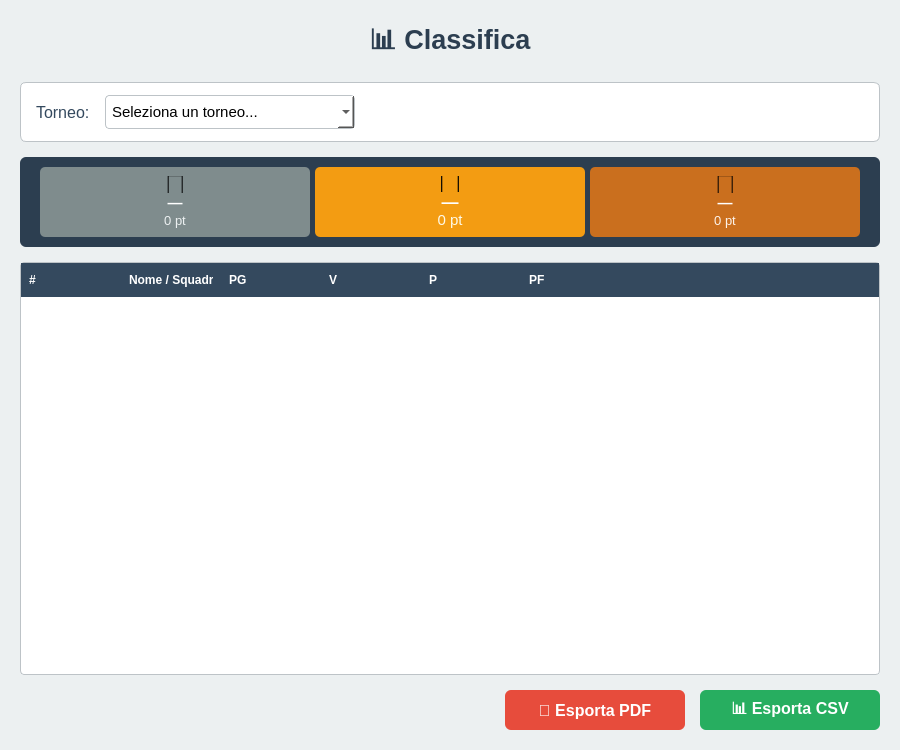
<?xml version="1.0" encoding="UTF-8"?>
<ui version="4.0">
 <class>ClassificaWidget</class>
 <widget class="QWidget" name="ClassificaWidget">
  <property name="geometry">
   <rect><x>0</x><y>0</y><width>900</width><height>750</height></rect>
  </property>
  <property name="windowTitle"><string>Classifica</string></property>
  <property name="styleSheet">
   <string>
QWidget#ClassificaWidget {
    background-color: #ecf0f1;
}
   </string>
  </property>

  <layout class="QVBoxLayout" name="verticalLayout">
   <property name="spacing"><number>0</number></property>
   <property name="leftMargin"><number>0</number></property>
   <property name="topMargin"><number>0</number></property>
   <property name="rightMargin"><number>0</number></property>
   <property name="bottomMargin"><number>0</number></property>

   <item>
    <layout class="QVBoxLayout" name="vl_content">
     <property name="spacing"><number>15</number></property>
     <property name="leftMargin"><number>20</number></property>
     <property name="topMargin"><number>20</number></property>
     <property name="rightMargin"><number>20</number></property>
     <property name="bottomMargin"><number>20</number></property>

     <!-- TITLE -->
     <item>
      <widget class="QLabel" name="label_title">
       <property name="text">
        <string>&lt;b&gt;&lt;span style="font-size:20pt; color:#2c3e50;"&gt;📊 Classifica&lt;/span&gt;&lt;/b&gt;</string>
       </property>
       <property name="alignment"><set>Qt::AlignCenter</set></property>
      </widget>
     </item>

     <!-- SELECTOR FRAME -->
     <item>
      <widget class="QFrame" name="frame_selector">
       <property name="styleSheet">
        <string>
QFrame#frame_selector {
    background-color: #ffffff;
    border: 1px solid #bdc3c7;
    border-radius: 6px;
}
QLabel { color: #34495e; font-family: Helvetica; font-size: 12pt; }
QComboBox {
    border: 1px solid #bdc3c7;
    border-radius: 4px;
    padding: 6px;
    font-family: Helvetica;
    font-size: 11pt;
    background-color: white;
}
QComboBox:focus { border: 1px solid #3498db; }
        </string>
       </property>
       <layout class="QHBoxLayout" name="hl_selector">
        <property name="leftMargin"><number>15</number></property>
        <property name="topMargin"><number>12</number></property>
        <property name="rightMargin"><number>15</number></property>
        <property name="bottomMargin"><number>12</number></property>
        <property name="spacing"><number>15</number></property>

        <item>
         <widget class="QLabel" name="label_torneo_sel">
          <property name="text"><string>Torneo:</string></property>
         </widget>
        </item>
        <item>
         <widget class="QComboBox" name="combo_torneo">
          <property name="minimumSize"><size><width>250</width><height>0</height></size></property>
          <item><property name="text"><string>Seleziona un torneo...</string></property></item>
         </widget>
        </item>

        <item>
         <spacer><property name="orientation"><enum>Qt::Horizontal</enum></property><property name="sizeHint" stdset="0"><size><width>40</width><height>20</height></size></property></spacer>
        </item>
       </layout>
      </widget>
     </item>

     <!-- PODIUM FRAME -->
     <item>
      <widget class="QFrame" name="frame_podium">
       <property name="minimumSize"><size><width>0</width><height>90</height></size></property>
       <property name="maximumSize"><size><width>16777215</width><height>90</height></size></property>
       <property name="styleSheet">
        <string>
QFrame#frame_podium {
    background-color: #2c3e50;
    border-radius: 6px;
}
QLabel { font-family: Helvetica; }
        </string>
       </property>
       <layout class="QHBoxLayout" name="hl_podium">
        <property name="spacing"><number>5</number></property>
        <property name="leftMargin"><number>20</number></property>
        <property name="topMargin"><number>10</number></property>
        <property name="rightMargin"><number>20</number></property>
        <property name="bottomMargin"><number>10</number></property>

        <!-- 2nd place -->
        <item>
         <widget class="QFrame" name="frame_2nd">
          <property name="styleSheet"><string>QFrame#frame_2nd { background-color: #7f8c8d; border-radius: 5px; }</string></property>
          <layout class="QVBoxLayout" name="vl_2nd">
           <property name="spacing"><number>2</number></property>
           <item><widget class="QLabel" name="label_2nd_medal"><property name="text"><string>🥈</string></property><property name="alignment"><set>Qt::AlignCenter</set></property><property name="styleSheet"><string>QLabel { font-size: 20pt; }</string></property></widget></item>
           <item><widget class="QLabel" name="label_2nd_name"><property name="text"><string>—</string></property><property name="alignment"><set>Qt::AlignCenter</set></property><property name="styleSheet"><string>QLabel { color: white; font-size: 11pt; font-weight: bold; }</string></property></widget></item>
           <item><widget class="QLabel" name="label_2nd_score"><property name="text"><string>0 pt</string></property><property name="alignment"><set>Qt::AlignCenter</set></property><property name="styleSheet"><string>QLabel { color: #ecf0f1; font-size: 10pt; }</string></property></widget></item>
          </layout>
         </widget>
        </item>

        <!-- 1st place -->
        <item>
         <widget class="QFrame" name="frame_1st">
          <property name="styleSheet"><string>QFrame#frame_1st { background-color: #f39c12; border-radius: 5px; }</string></property>
          <layout class="QVBoxLayout" name="vl_1st">
           <property name="spacing"><number>2</number></property>
           <item><widget class="QLabel" name="label_1st_medal"><property name="text"><string>🥇</string></property><property name="alignment"><set>Qt::AlignCenter</set></property><property name="styleSheet"><string>QLabel { font-size: 24pt; }</string></property></widget></item>
           <item><widget class="QLabel" name="label_1st_name"><property name="text"><string>—</string></property><property name="alignment"><set>Qt::AlignCenter</set></property><property name="styleSheet"><string>QLabel { color: white; font-size: 13pt; font-weight: bold; }</string></property></widget></item>
           <item><widget class="QLabel" name="label_1st_score"><property name="text"><string>0 pt</string></property><property name="alignment"><set>Qt::AlignCenter</set></property><property name="styleSheet"><string>QLabel { color: #fef9e7; font-size: 11pt; }</string></property></widget></item>
          </layout>
         </widget>
        </item>

        <!-- 3rd place -->
        <item>
         <widget class="QFrame" name="frame_3rd">
          <property name="styleSheet"><string>QFrame#frame_3rd { background-color: #ca6f1e; border-radius: 5px; }</string></property>
          <layout class="QVBoxLayout" name="vl_3rd">
           <property name="spacing"><number>2</number></property>
           <item><widget class="QLabel" name="label_3rd_medal"><property name="text"><string>🥉</string></property><property name="alignment"><set>Qt::AlignCenter</set></property><property name="styleSheet"><string>QLabel { font-size: 20pt; }</string></property></widget></item>
           <item><widget class="QLabel" name="label_3rd_name"><property name="text"><string>—</string></property><property name="alignment"><set>Qt::AlignCenter</set></property><property name="styleSheet"><string>QLabel { color: white; font-size: 11pt; font-weight: bold; }</string></property></widget></item>
           <item><widget class="QLabel" name="label_3rd_score"><property name="text"><string>0 pt</string></property><property name="alignment"><set>Qt::AlignCenter</set></property><property name="styleSheet"><string>QLabel { color: #fdf2e9; font-size: 10pt; }</string></property></widget></item>
          </layout>
         </widget>
        </item>

       </layout>
      </widget>
     </item>

     <!-- RANKING TABLE — colonne adattate alla logica del terminale -->
     <item>
      <widget class="QTreeWidget" name="classifica_tree">
       <property name="font"><font><family>Helvetica</family><pointsize>10</pointsize></font></property>
       <property name="alternatingRowColors"><bool>true</bool></property>
       <property name="selectionMode"><enum>QAbstractItemView::SingleSelection</enum></property>
       <property name="selectionBehavior"><enum>QAbstractItemView::SelectRows</enum></property>
       <property name="rootIsDecorated"><bool>false</bool></property>
       <property name="styleSheet">
        <string>
QTreeWidget {
    background-color: white;
    border: 1px solid #bdc3c7;
    border-radius: 4px;
}
QTreeWidget::item { padding: 5px; }
QTreeWidget::item:selected {
    background-color: #3498db;
    color: white;
}
QHeaderView::section {
    background-color: #34495e;
    color: white;
    font-weight: bold;
    padding: 8px;
    border: none;
}
        </string>
       </property>

       <!-- ══ COLONNE ADATTATE ALLA LOGICA ══
            Terminale: pos | nome | PG | V | P | S | PF | stato
            (rimossi: Punti Subiti, Differenza — non presenti nella logica)
            (aggiunto:  P = Pareggi, Stato)
       -->
       <column>
        <property name="text"><string>#</string></property>
        <property name="minimumWidth"><number>50</number></property>
       </column>
       <column>
        <property name="text"><string>Nome / Squadra</string></property>
        <property name="minimumWidth"><number>180</number></property>
       </column>
       <column>
        <property name="text"><string>PG</string></property>
        <property name="minimumWidth"><number>80</number></property>
       </column>
       <column>
        <property name="text"><string>V</string></property>
        <property name="minimumWidth"><number>65</number></property>
       </column>
       <column>
        <!-- AGGIUNTO: Pareggi — presente nel terminale, mancava prima -->
        <property name="text"><string>P</string></property>
        <property name="minimumWidth"><number>65</number></property>
       </column>
       
       <column>
        <property name="text"><string>PF</string></property>
        <property name="minimumWidth"><number>90</number></property>
       </column>
       

      </widget>
     </item>

     <!-- EXPORT BUTTONS (invariati) -->
     <item>
      <layout class="QHBoxLayout" name="hl_export">
       <property name="spacing"><number>15</number></property>
       <item>
        <spacer><property name="orientation"><enum>Qt::Horizontal</enum></property><property name="sizeHint" stdset="0"><size><width>40</width><height>20</height></size></property></spacer>
       </item>
       <item>
        <widget class="QPushButton" name="btn_export_pdf">
         <property name="minimumSize"><size><width>180</width><height>40</height></size></property>
         <property name="text"><string>📄 Esporta PDF</string></property>
         <property name="styleSheet">
          <string>
QPushButton { background-color: #e74c3c; color: white; border-radius: 6px; font-family: Helvetica; font-size: 12pt; font-weight: bold; }
QPushButton:hover { background-color: #c0392b; }
          </string>
         </property>
        </widget>
       </item>
       <item>
        <widget class="QPushButton" name="btn_export_csv">
         <property name="minimumSize"><size><width>180</width><height>40</height></size></property>
         <property name="text"><string>📊 Esporta CSV</string></property>
         <property name="styleSheet">
          <string>
QPushButton { background-color: #27ae60; color: white; border-radius: 6px; font-family: Helvetica; font-size: 12pt; font-weight: bold; }
QPushButton:hover { background-color: #1e8449; }
          </string>
         </property>
        </widget>
       </item>
      </layout>
     </item>

    </layout>
   </item>
  </layout>
 </widget>
 <resources/>
 <connections/>
</ui>
